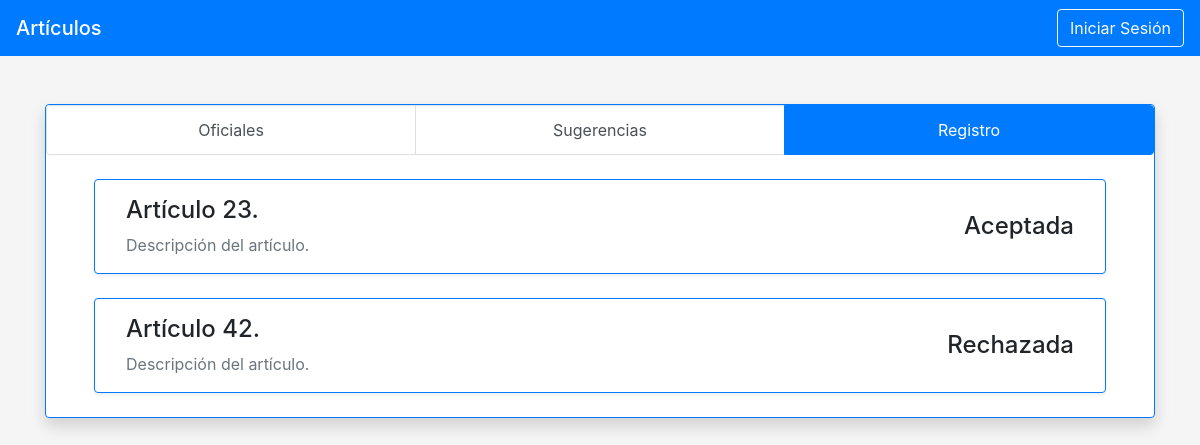
The page /articulos/registro/ on the database its author committed.
### articulos/models.py (models this page shows)
class Articulo(models.Model):
    tipo = models.IntegerField(default=1) #1 = oficial 2 = sugerencia 2 = aceptado 3 = rechazado
    nombre = models.CharField(max_length=50)
    descripcion = models.CharField(max_length=500)
    articulo = models.CharField(max_length=5000)
    votos = models.IntegerField(default=0)
    idArticulo = models.IntegerField(default=0)

### articulos/views.py (the view)
# urls.py: path('registro/', views.registro, name='registro'),
def registro(request):
    articulos = Articulo.objects.order_by('-votos').filter(tipo__in = [3,4]  )
    context = {'articulos': articulos}
    return render(request, 'articulos/registro.html', context)

### articulos/templates/articulos/registro.html (shortened to what this page needs)
<!doctype html>
<html lang="en">
<head>
    <link rel="stylesheet" href="https://stackpath.bootstrapcdn.com/bootstrap/4.3.1/css/bootstrap.min.css"
>
</head>
<body>
    <nav class="navbar navbar-dark bg-primary">
        <a href="/articulos/oficial" class="navbar-brand mb-0 h1">Artículos</a>
        <button type="button" class="btn btn-outline-light">Iniciar Sesión</button>
    </nav>
    <main role="main" class="container">
        <div class="border border-primary my-5 bg-white rounded shadow ">
            <div class="list-group list-group-horizontal">
                <a href="/articulos/oficial"
                    class="list-group-item list-group-item-action text-center   ">Oficiales</a>
                <a href="/articulos/sugerencia" class="list-group-item list-group-item-action text-center ">Sugerencias</a>
                <a href="/articulos/registro" class="list-group-item list-group-item-action text-center active">Registro</a>
            </div>
            {% for art in articulos %}
            <div onclick="location.href='/articulos/{{art.idArticulo}}'"
                class="border border-primary mx-5 my-4 pt-3 px-3 rounded shadow-sm" style="cursor: pointer;">
                <div class="container">
                    <div class="row">
                        <div class="col-8">
                            <p class="h4"> {{art.nombre}}</p>
                            <p class="text-muted "> {{art.descripcion}}</p>
                        </div>
                        <div class="col">
                                {%if art.tipo == 3 %}
                            <p class="h4 text-right py-3"> Aceptada</p>
                            {%elif art.tipo == 4 %}
                            <p class="h4 text-right py-3"> Rechazada</p>
                            {%endif%}
                        </div>
                    </div>
                </div>
            </div>
            {% endfor %}
    </main>
</body>
</html>

### articulos/templates/articulos/registro.html (style rules this page uses)
body { background-color: whitesmoke; }

### rows shown on the page
Articulo: nombre "Artículo 23.", descripcion "Descripción del artículo.", tipo "Aceptada"
Articulo: nombre "Artículo 42.", descripcion "Descripción del artículo.", tipo "Rechazada"
